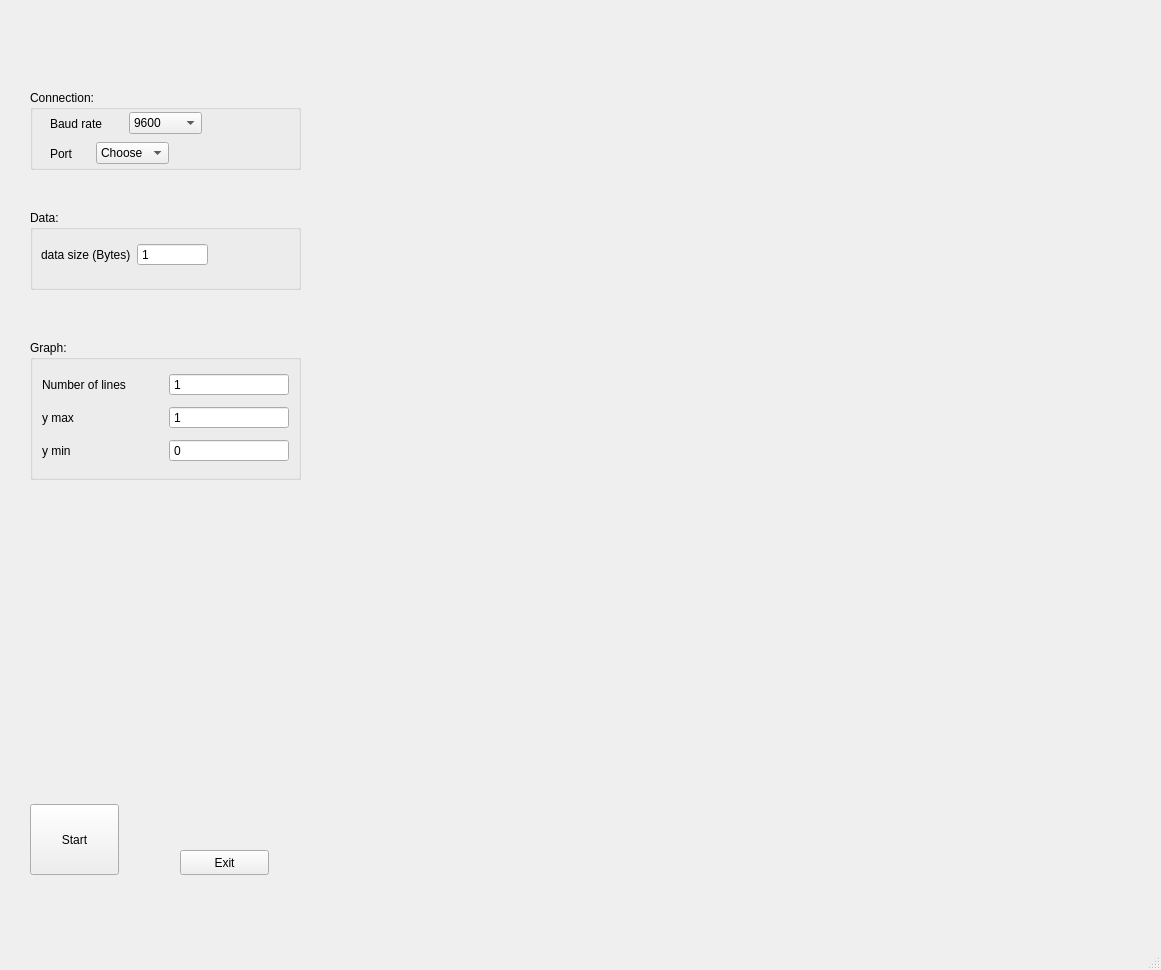
<?xml version="1.0" encoding="UTF-8"?>
<ui version="4.0">
 <class>MainWindow</class>
 <widget class="QMainWindow" name="MainWindow">
  <property name="geometry">
   <rect>
    <x>0</x>
    <y>0</y>
    <width>1161</width>
    <height>970</height>
   </rect>
  </property>
  <property name="windowTitle">
   <string>Oscilloscope</string>
  </property>
  <widget class="QWidget" name="centralwidget">
   <widget class="QGroupBox" name="groupBoxConnection">
    <property name="geometry">
     <rect>
      <x>30</x>
      <y>90</y>
      <width>271</width>
      <height>80</height>
     </rect>
    </property>
    <property name="title">
     <string>Connection:</string>
    </property>
    <widget class="QWidget" name="layoutWidget">
     <property name="geometry">
      <rect>
       <x>20</x>
       <y>20</y>
       <width>152</width>
       <height>27</height>
      </rect>
     </property>
     <layout class="QHBoxLayout" name="horizontalLayout">
      <item>
       <widget class="QLabel" name="label">
        <property name="text">
         <string>Baud rate</string>
        </property>
       </widget>
      </item>
      <item>
       <widget class="QComboBox" name="comboBoxBaud">
        <item>
         <property name="text">
          <string>9600</string>
         </property>
        </item>
        <item>
         <property name="text">
          <string>19200</string>
         </property>
        </item>
        <item>
         <property name="text">
          <string>38400</string>
         </property>
        </item>
        <item>
         <property name="text">
          <string>57600</string>
         </property>
        </item>
        <item>
         <property name="text">
          <string>115200</string>
         </property>
        </item>
       </widget>
      </item>
     </layout>
    </widget>
    <widget class="QWidget" name="layoutWidget">
     <property name="geometry">
      <rect>
       <x>20</x>
       <y>50</y>
       <width>119</width>
       <height>27</height>
      </rect>
     </property>
     <layout class="QHBoxLayout" name="horizontalLayout_2">
      <item>
       <widget class="QLabel" name="label_2">
        <property name="text">
         <string>Port</string>
        </property>
       </widget>
      </item>
      <item>
       <widget class="QComboBox" name="comboBoxPort">
        <item>
         <property name="text">
          <string>Choose</string>
         </property>
        </item>
       </widget>
      </item>
     </layout>
    </widget>
   </widget>
   <widget class="QGroupBox" name="groupBoxData">
    <property name="geometry">
     <rect>
      <x>30</x>
      <y>210</y>
      <width>271</width>
      <height>80</height>
     </rect>
    </property>
    <property name="title">
     <string>Data:</string>
    </property>
    <widget class="QWidget" name="layoutWidget">
     <property name="geometry">
      <rect>
       <x>11</x>
       <y>31</y>
       <width>167</width>
       <height>28</height>
      </rect>
     </property>
     <layout class="QHBoxLayout" name="horizontalLayout_3">
      <item>
       <widget class="QLabel" name="label_3">
        <property name="text">
         <string>data size (Bytes)</string>
        </property>
       </widget>
      </item>
      <item>
       <widget class="QSpinBox" name="spinBoxDataSize">
        <property name="buttonSymbols">
         <enum>QAbstractSpinBox::NoButtons</enum>
        </property>
        <property name="minimum">
         <number>1</number>
        </property>
        <property name="value">
         <number>1</number>
        </property>
       </widget>
      </item>
     </layout>
    </widget>
   </widget>
   <widget class="QGroupBox" name="groupBoxData_2">
    <property name="geometry">
     <rect>
      <x>30</x>
      <y>340</y>
      <width>271</width>
      <height>140</height>
     </rect>
    </property>
    <property name="title">
     <string>Graph:</string>
    </property>
    <layout class="QVBoxLayout" name="verticalLayout">
     <item>
      <layout class="QHBoxLayout" name="horizontalLayout_4">
       <item>
        <widget class="QLabel" name="label_4">
         <property name="text">
          <string>Number of lines</string>
         </property>
        </widget>
       </item>
       <item>
        <widget class="QSpinBox" name="spinBoxNumberLines">
         <property name="buttonSymbols">
          <enum>QAbstractSpinBox::NoButtons</enum>
         </property>
         <property name="minimum">
          <number>1</number>
         </property>
         <property name="value">
          <number>1</number>
         </property>
        </widget>
       </item>
      </layout>
     </item>
     <item>
      <layout class="QHBoxLayout" name="horizontalLayout_5">
       <item>
        <widget class="QLabel" name="label_5">
         <property name="text">
          <string>y max</string>
         </property>
        </widget>
       </item>
       <item>
        <widget class="QSpinBox" name="spinBoxYMax">
         <property name="buttonSymbols">
          <enum>QAbstractSpinBox::NoButtons</enum>
         </property>
         <property name="minimum">
          <number>-10000</number>
         </property>
         <property name="maximum">
          <number>10000</number>
         </property>
         <property name="value">
          <number>1</number>
         </property>
        </widget>
       </item>
      </layout>
     </item>
     <item>
      <layout class="QHBoxLayout" name="horizontalLayout_6">
       <item>
        <widget class="QLabel" name="label_6">
         <property name="text">
          <string>y min</string>
         </property>
        </widget>
       </item>
       <item>
        <widget class="QSpinBox" name="spinBoxYMin">
         <property name="buttonSymbols">
          <enum>QAbstractSpinBox::NoButtons</enum>
         </property>
         <property name="minimum">
          <number>-10000</number>
         </property>
         <property name="maximum">
          <number>10000</number>
         </property>
         <property name="value">
          <number>0</number>
         </property>
        </widget>
       </item>
      </layout>
     </item>
    </layout>
   </widget>
   <widget class="QPushButton" name="pushButtonStart">
    <property name="geometry">
     <rect>
      <x>30</x>
      <y>804</y>
      <width>89</width>
      <height>71</height>
     </rect>
    </property>
    <property name="text">
     <string>Start</string>
    </property>
   </widget>
   <widget class="QPushButton" name="pushButtonExit">
    <property name="geometry">
     <rect>
      <x>180</x>
      <y>850</y>
      <width>89</width>
      <height>25</height>
     </rect>
    </property>
    <property name="text">
     <string>Exit</string>
    </property>
   </widget>
  </widget>
  <widget class="QMenuBar" name="menubar">
   <property name="geometry">
    <rect>
     <x>0</x>
     <y>0</y>
     <width>1161</width>
     <height>22</height>
    </rect>
   </property>
  </widget>
  <widget class="QStatusBar" name="statusbar"/>
 </widget>
 <resources/>
 <connections>
  <connection>
   <sender>pushButtonExit</sender>
   <signal>clicked()</signal>
   <receiver>MainWindow</receiver>
   <slot>close()</slot>
   <hints>
    <hint type="sourcelabel">
     <x>234</x>
     <y>889</y>
    </hint>
    <hint type="destinationlabel">
     <x>251</x>
     <y>859</y>
    </hint>
   </hints>
  </connection>
 </connections>
</ui>
